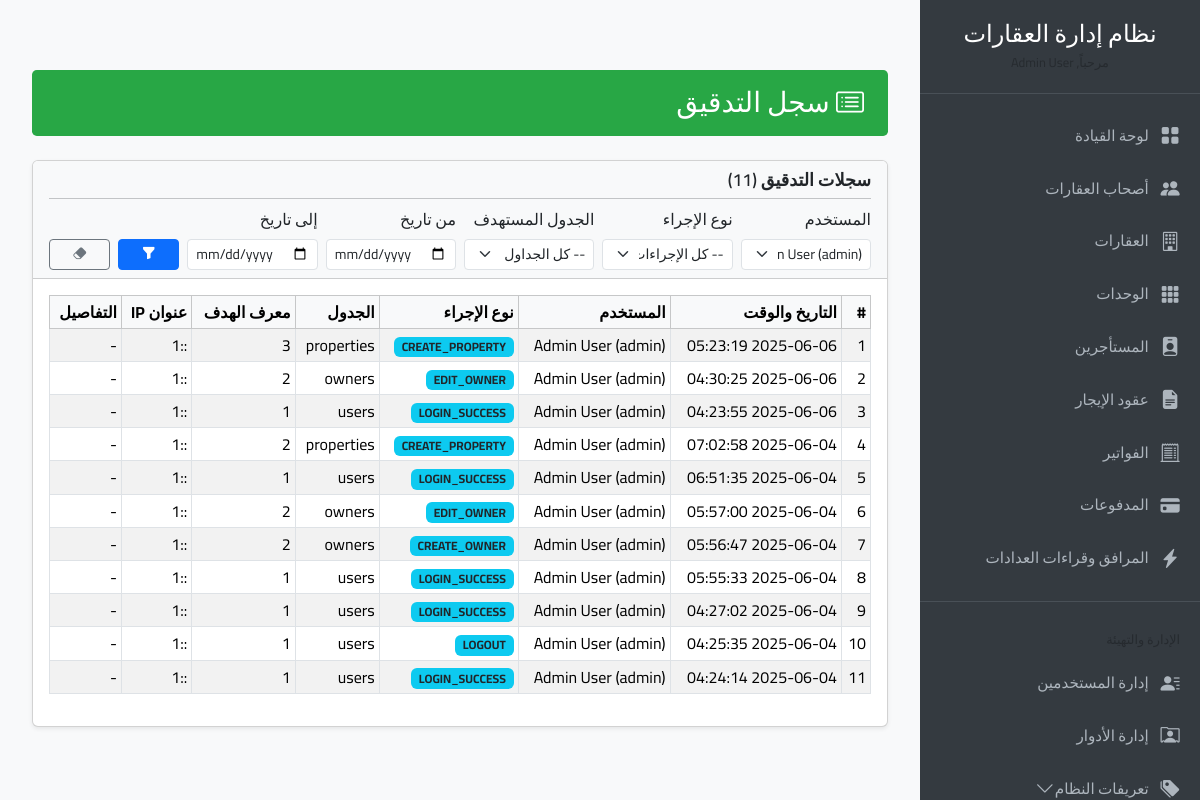
The page /audit_log/index.php?user_id=1 (signed in) on the database its author committed.
### tables this page shows
CREATE TABLE `audit_log` (
  `id` bigint(20) NOT NULL,
  `user_id` int(11) DEFAULT NULL,
  `action_type` varchar(100) NOT NULL COMMENT 'e.g., CREATE_OWNER, LOGIN_SUCCESS, UPDATE_INVOICE_STATUS',
  `target_table` varchar(50) DEFAULT NULL,
  `target_id` int(11) DEFAULT NULL,
  `details` text DEFAULT NULL,
  `ip_address` varchar(45) DEFAULT NULL,
  `user_agent` varchar(255) DEFAULT NULL,
  `timestamp` timestamp NOT NULL DEFAULT current_timestamp()
);

CREATE TABLE `users` (
  `id` int(11) NOT NULL,
  `full_name` varchar(150) NOT NULL,
  `username` varchar(50) NOT NULL,
  `email` varchar(100) NOT NULL,
  `password_hash` varchar(255) NOT NULL,
  `role_id` int(11) DEFAULT NULL,
  `created_by_id` int(11) DEFAULT NULL,
  `created_at` timestamp NOT NULL DEFAULT current_timestamp(),
  `is_active` tinyint(1) DEFAULT 1
);

### includes/functions.php (called while the page is built, shortened)
<?php
function format_date_custom($date_string, $format = 'd M, Y H:i A') {
    try {
        $date = new DateTime($date_string);
        return $date->format($format);
    } catch (Exception $e) {
        error_log("Error formatting date: " . $e->getMessage() . " for string: " . $date_string);
        return $date_string;
    }
}
function base_url($path = '') {
    return rtrim(APP_BASE_URL, '/') . '/' . ltrim($path, '/');
}
function esc_attr($string) {
    return htmlspecialchars((string)$string, ENT_QUOTES, 'UTF-8');
}
function esc_html($string) {
    return htmlspecialchars((string)$string, ENT_NOQUOTES, 'UTF-8');
}
?>

### audit_log/index.php (the view, shortened to what this page needs)
<?php
$page_title = "سجل التدقيق";
require_once __DIR__ . '/../db_connect.php';
require_once __DIR__ . '/../includes/functions.php';
require_once __DIR__ . '/../includes/header_resources.php';
require_once __DIR__ . '/../includes/navigation.php';
$current_page_audit = isset($_GET['page']) && filter_var($_GET['page'], FILTER_VALIDATE_INT, ['options' => ['min_range' => 1]]) ? (int)$_GET['page'] : 1;
$items_per_page_audit = defined('ITEMS_PER_PAGE_INT') ? ITEMS_PER_PAGE_INT : 25;
$offset_audit = ($current_page_audit - 1) * $items_per_page_audit;
$filter_user_id_audit = isset($_GET['user_id']) && filter_var($_GET['user_id'], FILTER_VALIDATE_INT) ? (int)$_GET['user_id'] : '';
$filter_action_type_audit = isset($_GET['action_type']) ? sanitize_input($_GET['action_type']) : '';
$filter_target_table_audit = isset($_GET['target_table']) ? sanitize_input($_GET['target_table']) : '';
$filter_date_from_audit = isset($_GET['date_from']) ? sanitize_input($_GET['date_from']) : '';
$filter_date_to_audit = isset($_GET['date_to']) ? sanitize_input($_GET['date_to']) : '';
$where_clauses_audit = [];
$params_for_count_audit = []; $types_for_count_audit = "";
$params_for_data_audit = [];  $types_for_data_audit = "";
if (!empty($filter_user_id_audit)) {
    $where_clauses_audit[] = "al.user_id = ?";
    $params_for_count_audit[] = $filter_user_id_audit; $types_for_count_audit .= "i";
    $params_for_data_audit[] = $filter_user_id_audit;  $types_for_data_audit .= "i";
}
$where_sql_audit = "";
if (!empty($where_clauses_audit)) {
    $where_sql_audit = " WHERE " . implode(" AND ", $where_clauses_audit);
}
$total_sql_audit = "SELECT COUNT(al.id) as total FROM audit_log al" . $where_sql_audit;
$stmt_total_audit = $mysqli->prepare($total_sql_audit);
$total_audit_logs = 0;
if ($stmt_total_audit) {
    if (!empty($params_for_count_audit)) $stmt_total_audit->bind_param($types_for_count_audit, ...$params_for_count_audit);
    $stmt_total_audit->execute();
    $total_result_audit = $stmt_total_audit->get_result();
    $total_audit_logs = ($total_result_audit && $total_result_audit->num_rows > 0) ? $total_result_audit->fetch_assoc()['total'] : 0;
} else { error_log("SQL Prepare Error counting audit logs: " . $mysqli->error); }
$sql_audit = "SELECT al.*, u.full_name as user_full_name, u.username
              FROM audit_log al
              LEFT JOIN users u ON al.user_id = u.id"
             . $where_sql_audit . " ORDER BY al.timestamp DESC LIMIT ? OFFSET ?";
$current_data_params_audit = $params_for_data_audit;
$current_data_params_audit[] = $items_per_page_audit;
$current_data_params_audit[] = $offset_audit;
$current_data_types_audit = $types_for_data_audit . 'ii';
$audit_logs_list = [];
$stmt_audit = $mysqli->prepare($sql_audit);
if ($stmt_audit) {
    if (!empty($current_data_params_audit) && $current_data_types_audit !== '') $stmt_audit->bind_param($current_data_types_audit, ...$current_data_params_audit);
    else $stmt_audit->bind_param('ii', $items_per_page_audit, $offset_audit);
    $stmt_audit->execute();
    $result_audit = $stmt_audit->get_result();
    $audit_logs_list = ($result_audit && $result_audit->num_rows > 0) ? $result_audit->fetch_all(MYSQLI_ASSOC) : [];
} else { error_log("SQL Prepare Error fetching audit logs: " . $mysqli->error); }
$distinct_users_audit = $mysqli->query("SELECT DISTINCT u.id, u.full_name, u.username FROM audit_log al JOIN users u ON al.user_id = u.id WHERE al.user_id IS NOT NULL ORDER BY u.full_name ASC")->fetch_all(MYSQLI_ASSOC);
?>
<div class="container-fluid">
    <div class="content-header">
        <h1><i class="bi bi-card-list"></i> <?php echo esc_html($page_title); ?></h1>
    </div>
    <div class="card shadow-sm">
        <div class="card-header bg-light">
            <h5 class="card-title mb-0">سجلات التدقيق (<?php echo $total_audit_logs; ?>)</h5>
            <hr class="my-2">
            <form method="GET" action="<?php echo base_url('audit_log/index.php'); ?>" class="row gx-2 gy-2 align-items-end">
                <div class="col-md-2">
                    <label for="filter_user_id_audit_page" class="form-label form-label-sm">المستخدم</label>
                    <select id="filter_user_id_audit_page" name="user_id" class="form-select form-select-sm">
                        <?php foreach($distinct_users_audit as $user_filter): ?>
                            <option value="<?php echo $user_filter['id']; ?>" <?php echo ($filter_user_id_audit == $user_filter['id']) ? 'selected' : ''; ?>><?php echo esc_html($user_filter['full_name'] . ' (' . $user_filter['username'] . ')'); ?></option>
                        <?php endforeach; ?>
                    </select>
                </div>
                <div class="col-md-2">
                    <label for="filter_action_type_audit_page" class="form-label form-label-sm">نوع الإجراء</label>
                    <select id="filter_action_type_audit_page" name="action_type" class="form-select form-select-sm">
                        <option value="">-- كل الإجراءات --</option>
                    </select>
                </div>
                 <div class="col-md-2">
                    <label for="filter_target_table_audit_page" class="form-label form-label-sm">الجدول المستهدف</label>
                    <select id="filter_target_table_audit_page" name="target_table" class="form-select form-select-sm">
                        <option value="">-- كل الجداول --</option>
                    </select>
                </div>
                <div class="col-md-2">
                    <label for="filter_date_from_audit_page" class="form-label form-label-sm">من تاريخ</label>
                    <input type="date" id="filter_date_from_audit_page" name="date_from" class="form-control form-control-sm" value="<?php echo esc_attr($filter_date_from_audit); ?>">
                </div>
                <div class="col-md-2">
                     <label for="filter_date_to_audit_page" class="form-label form-label-sm">إلى تاريخ</label>
                    <input type="date" id="filter_date_to_audit_page" name="date_to" class="form-control form-control-sm" value="<?php echo esc_attr($filter_date_to_audit); ?>">
                </div>
                <div class="col-md-1">
                    <button type="submit" class="btn btn-primary btn-sm w-100"><i class="bi bi-funnel-fill"></i></button>
                </div>
                 <div class="col-md-1">
                     <a href="<?php echo base_url('audit_log/index.php'); ?>" class="btn btn-outline-secondary btn-sm w-100" title="مسح الفلاتر"><i class="bi bi-eraser-fill"></i></a>
                </div>
            </form>
        </div>
        <div class="card-body">
            <?php if (empty($audit_logs_list) && (!empty($filter_user_id_audit) || !empty($filter_action_type_audit) || !empty($filter_target_table_audit) || !empty($filter_date_from_audit) || !empty($filter_date_to_audit))): ?>
                <div class="alert alert-warning text-center">لا توجد سجلات تدقيق تطابق معايير الفلترة.</div>
            <?php elseif (empty($audit_logs_list)): ?>
                <div class="alert alert-info text-center">لا توجد سجلات تدقيق متاحة حالياً.</div>
            <?php else: ?>
            <div class="table-responsive">
                <table class="table table-striped table-hover table-bordered table-sm">
                    <thead class="table-light">
                        <tr>
                            <th>#</th>
                            <th>التاريخ والوقت</th>
                            <th>المستخدم</th>
                            <th>نوع الإجراء</th>
                            <th>الجدول</th>
                            <th>معرف الهدف</th>
                            <th>عنوان IP</th>
                            <th>التفاصيل</th>
                        </tr>
                    </thead>
                    <tbody>
                        <?php $row_num_audit = ($current_page_audit - 1) * $items_per_page_audit + 1; ?>
                        <?php foreach ($audit_logs_list as $log_item): ?>
                        <tr>
                            <td><?php echo $row_num_audit++; ?></td>
                            <td><?php echo format_date_custom($log_item['timestamp'], 'Y-m-d H:i:s'); ?></td>
                            <td><?php echo esc_html($log_item['user_full_name'] ? ($log_item['user_full_name'] . ' (' . $log_item['username'] . ')') : ($log_item['user_id'] ? 'مستخدم محذوف (ID: ' . $log_item['user_id'] . ')' : 'نظام/غير مسجل')); ?></td>
                            <td><span class="badge bg-info text-dark"><?php echo esc_html($log_item['action_type']); ?></span></td>
                            <td><?php echo esc_html($log_item['target_table'] ?: '-'); ?></td>
                            <td><?php echo esc_html($log_item['target_id'] ?: '-'); ?></td>
                            <td><?php echo esc_html($log_item['ip_address'] ?: '-'); ?></td>
                            <td>
                                <?php if (!empty($log_item['details'])): ?>
                                <button type="button" class="btn btn-sm btn-outline-secondary" data-bs-toggle="modal" data-bs-target="#auditDetailsModal_<?php echo $log_item['id']; ?>">
                                    <i class="bi bi-eye"></i> عرض
                                </button>
                                <div class="modal fade" id="auditDetailsModal_<?php echo $log_item['id']; ?>" tabindex="-1" aria-labelledby="auditDetailsModalLabel_<?php echo $log_item['id']; ?>" aria-hidden="true">
                                  <div class="modal-dialog modal-lg modal-dialog-scrollable">
                                    <div class="modal-content">
                                      <div class="modal-header">
                                        <h5 class="modal-title" id="auditDetailsModalLabel_<?php echo $log_item['id']; ?>">تفاصيل السجل #<?php echo $log_item['id']; ?></h5>
                                        <button type="button" class="btn-close" data-bs-dismiss="modal" aria-label="Close"></button>
                                      </div>
                                      <div class="modal-body">
                                        <pre style="white-space: pre-wrap; word-wrap: break-word; background-color: #f8f9fa; border: 1px solid #dee2e6; padding: 10px; border-radius: 0.25rem;"><?php
                                            $details_array = json_decode($log_item['details'], true);
                                            if (json_last_error() === JSON_ERROR_NONE) {
                                                echo esc_html(json_encode($details_array, JSON_PRETTY_PRINT | JSON_UNESCAPED_UNICODE | JSON_UNESCAPED_SLASHES));
                                            } else {
                                                echo esc_html($log_item['details']);
                                            }
                                        ?></pre>
                                      </div>
                                      <div class="modal-footer">
                                        <button type="button" class="btn btn-secondary btn-sm" data-bs-dismiss="modal">إغلاق</button>
                                      </div>
                                    </div>
                                  </div>
                                </div>
                                <?php else: echo '-'; endif; ?>
                            </td>
                        </tr>
                        <?php endforeach; ?>
                    </tbody>
                </table>
            </div>
            <?php endif; ?>
        </div>
    </div>
</div>
</div> <?php  ?>
<?php require_once __DIR__ . '/../includes/footer_resources.php'; ?>

### includes/header_resources.php (style rules this page uses)
body { font-family: 'Cairo', sans-serif; background-color: #f8f9fa; overflow-x: hidden; }
.content-header { background-color: #28a745; color: white; padding: 1rem 1.5rem; margin-bottom: 1.5rem; border-radius: 0.3rem; }
.content-header h1 { margin: 0; font-size: 1.75rem; }
.card-header h5.card-title { font-size: 1.1rem; font-weight: 600; }

### rows shown on the page
audit_log: timestamp "2025-06-06 05:23:19", user.username "Admin User (admin)", action_type "CREATE_PROPERTY", target_table "properties", target "3", ip_address "::1"
audit_log: timestamp "2025-06-06 04:30:25", user.username "Admin User (admin)", action_type "EDIT_OWNER", target_table "owners", target "2", ip_address "::1"
audit_log: timestamp "2025-06-06 04:23:55", user.username "Admin User (admin)", action_type "LOGIN_SUCCESS", target_table "users", target "1", ip_address "::1"
audit_log: timestamp "2025-06-04 07:02:58", user.username "Admin User (admin)", action_type "CREATE_PROPERTY", target_table "properties", target "2", ip_address "::1"
audit_log: timestamp "2025-06-04 06:51:35", user.username "Admin User (admin)", action_type "LOGIN_SUCCESS", target_table "users", target "1", ip_address "::1"
audit_log: timestamp "2025-06-04 05:57:00", user.username "Admin User (admin)", action_type "EDIT_OWNER", target_table "owners", target "2", ip_address "::1"
audit_log: timestamp "2025-06-04 05:56:47", user.username "Admin User (admin)", action_type "CREATE_OWNER", target_table "owners", target "2", ip_address "::1"
audit_log: timestamp "2025-06-04 05:55:33", user.username "Admin User (admin)", action_type "LOGIN_SUCCESS", target_table "users", target "1", ip_address "::1"
audit_log: timestamp "2025-06-04 04:27:02", user.username "Admin User (admin)", action_type "LOGIN_SUCCESS", target_table "users", target "1", ip_address "::1"
audit_log: timestamp "2025-06-04 04:25:35", user.username "Admin User (admin)", action_type "LOGOUT", target_table "users", target "1", ip_address "::1"
audit_log: timestamp "2025-06-04 04:24:14", user.username "Admin User (admin)", action_type "LOGIN_SUCCESS", target_table "users", target "1", ip_address "::1"

### other values the page prints
$app_display_name_nav "نظام إدارة العقارات"
$page_title "سجل التدقيق"
$total_audit_logs "11"
form field user_id "Admin User (admin)"
